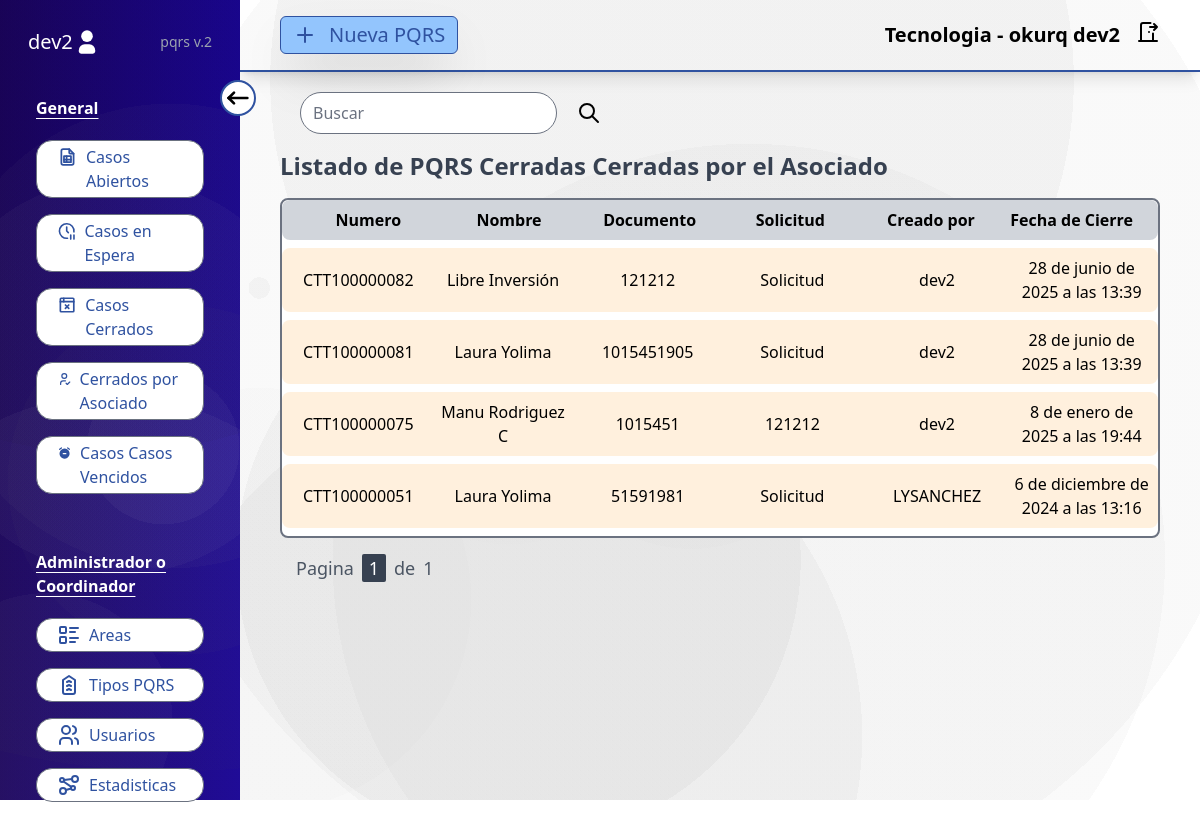
The app's page /pqrs-cerradas-por-asociado/ (signed in), older data.
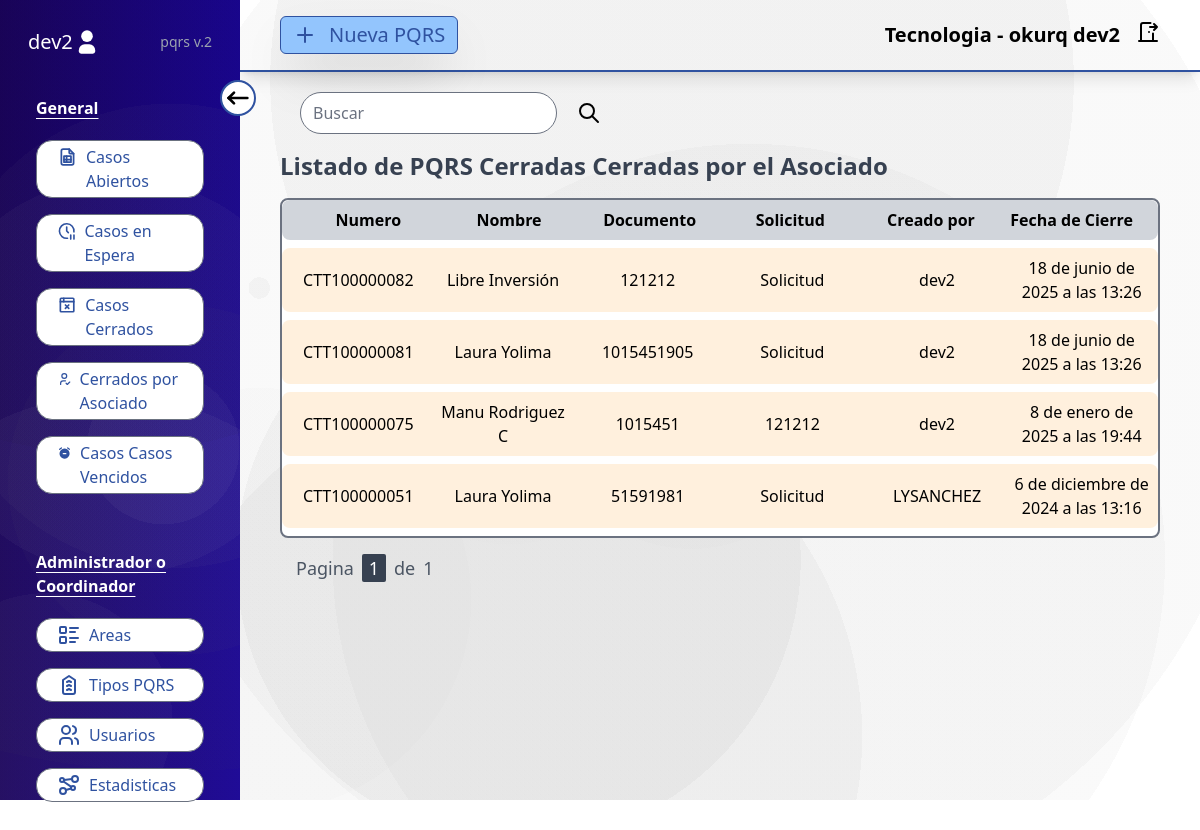
The same page, newer data.
### users/models.py (models this page shows, shortened)
class PQRS(models.Model):
    num = models.CharField(max_length=20, null=True, blank=True, unique=True)
    typePQRS = models.ForeignKey(TypesPQRS, on_delete=models.CASCADE)
    areas = models.CharField(max_length=1000, null=True, blank=True)
    name = models.CharField(max_length=200)
    asociado = models.IntegerField()
    email = models.EmailField()
    phone = models.IntegerField()
    description = models.CharField(max_length=1000)
    created = models.DateTimeField(auto_now_add=True)
    timeResponse = models.DateTimeField(null=True, blank=True)
    userCreated = models.CharField(max_length=100)
    status = models.CharField(max_length=100, default="Open")
    close_by = models.CharField(max_length=100, null=True, blank=True)
    closed = models.DateTimeField(null=True, blank=True)
    dateResponse = models.DateTimeField(null=True, blank=True)
    tokenControl = models.CharField(max_length=100, null=True, blank=True)
    objects = PQRSManager()
    def save(self, *args, **kwargs):
        if self.typePQRS and not self.timeResponse:
            dateEnd = datetime.now() + timedelta(hours=self.typePQRS.timeExecute)
            self.timeResponse = timezone.make_aware(dateEnd, timezone.get_current_timezone())
            name_pqrs = self.typePQRS.area_redirect
            setName = str(name_pqrs)
            self.areas = setName
        if not self.num:
            super().save(*args, **kwargs)
            self.num = f"CTT10{str(self.id).rjust(7, '0')}"
            kwargs['force_insert'] = False
        super(PQRS, self).save(*args, **kwargs)
    def check_time_response(self):
        if self.timeResponse and self.timeResponse < timezone.now() and self.status == "Open":
            self.status = "Expired"
            self.closed = timezone.now()
            self.save()
        if self.dateResponse and self.dateResponse < timezone.now() and self.status == "Wait":
            self.status = "CloseForUser"
            self.closed = timezone.now()
            self.save()
    class Meta:
        ordering = ['-created']

### adminUser/models.py (models this page shows, shortened)
class TypesPQRS(models.Model):
    name = models.CharField(max_length=100)
    timeExecute = models.IntegerField()
    area_redirect = models.ForeignKey(Areas, on_delete=models.SET_NULL, null=True, blank=True)
    def __str__(self):
        return self.name

### users/views.py (the view, shortened to what this page needs)
# urls.py: path('pqrs-cerradas-por-asociado/', closeForUserPQRS, name="closedforuserpqrs"),
@login_required
def closeForUserPQRS(request):
    formSearch = SearchForm()
    userType = request.user
    if userType.permissions == "superadmin" or userType.permissions == "coordinador":
        closedForUser = PQRS.objects.filter(status="CloseForUser")
    else:
        closedForUser = PQRS.objects.filter(areas__icontains=userType.area, status="CloseForUser")
    paginator = Paginator(closedForUser, 5)
    page_number = request.GET.get('page', 1)
    try:
        pqrs_closed_for_user = paginator.page(page_number)
    except EmptyPage:
        return HttpResponseRedirect(f"{request.path}?page=1")
    return render(request, 'closeUser_pqrs.html', {'pqrs': pqrs_closed_for_user, 'formSearch': formSearch})

### users/forms.py
class SearchForm(forms.Form):
    search = forms.CharField(label="", widget=forms.TextInput(attrs={
        'class': 'bg-gray-200 border-[10px] rounded-full',
        'placeholder': 'Buscar',
    }))

### adminUser/models.py (called while the page is built)
    def __str__(self):
        return self.name

### users/models.py (called while the page is built)
    def get_queryset(self):
        queryset = super().get_queryset()
        for pqrs in queryset:
            pqrs.check_time_response()
        return queryset

### users/templates/closeUser_pqrs.html
{% extends "baseUsers.html" %} {% block datas %}
{% include "search.html" %}
<h2 class="my-4 text-2xl font-semibold text-gray-700">Listado de PQRS Cerradas Cerradas por el Asociado</h2>
<div class="w-full max-h-[85%] border-2 bg-white border-gray-500 rounded-lg overflow-y-auto">
  <ul class="flex flex-row text-base font-semibold bg-gray-300 px-4 py-2 rounded-lg text-center">
    <li class="w-1/6">Numero</li>
    <li class="w-1/6">Nombre</li>
    <li class="w-1/6">Documento</li>
    <li class="w-1/6">Solicitud</li>
    <li class="w-1/6">Creado por</li>
    <li class="w-1/6">Fecha de Cierre</li>
  </ul>
  <div class="flex flex-col gap-2 py-2">
    {% for pqr in pqrs %}
    <a href="{% url 'findpqrs' pqr.num %}" class="">
      <ul class="flex flex-row gap-2 py-2 bg-orange-100/80 rounded-lg hover:bg-orange-200 transition-colors duration-200 px-2">
        <li class="w-1/6 flex text-center justify-center items-center">{{pqr.num}}</li>
        <li class="w-1/6 flex text-center justify-center items-center">{{pqr.name}}</li>
        <li class="w-1/6 flex text-center justify-center items-center">{{pqr.asociado}}</li>
        <li class="w-1/6 flex text-center justify-center items-center">{{pqr.typePQRS}}</li>
        <li class="w-1/6 flex text-center justify-center items-center">{{pqr.userCreated}}</li>
        <li class="w-1/6 flex text-center justify-center items-center">{{pqr.closed}}</li>
      </ul>
    </a>
    {% endfor %}
  </div>
</div>
{% include "pagination.html" with page=pqrs %} {% endblock datas %}

Row changes from the older to the newer data that the page shows:
changed PQRS "CTT100000082": closed "28 de junio de 2025 a las 13:39" → "18 de junio de 2025 a las 13:26"
changed PQRS "CTT100000081": closed "28 de junio de 2025 a las 13:39" → "18 de junio de 2025 a las 13:26"
